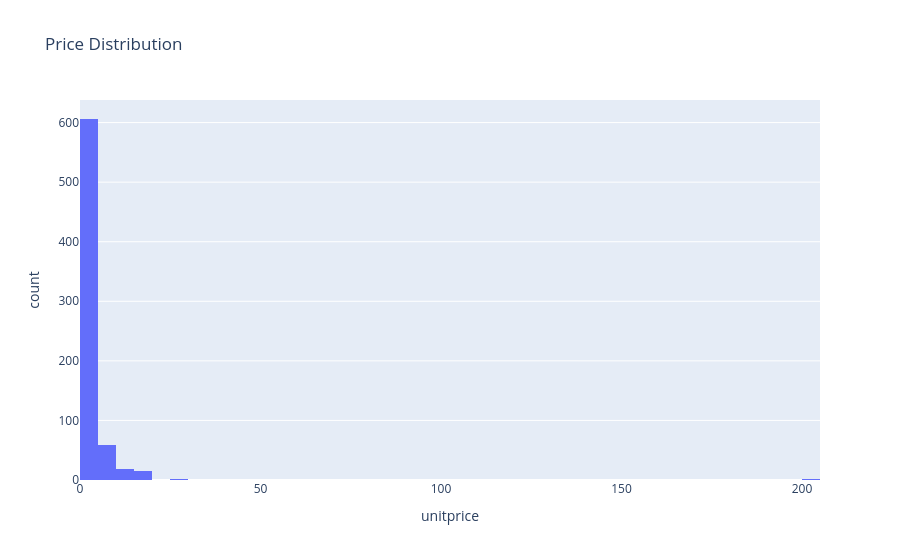

The notebook cell saved with this chart:
### Code cell
px.histogram(df, x='unitprice', nbins=50, title='Price Distribution')

### Figure 1 — Plotly figure (JSON) as saved in the notebook; plotly's stock layout.template omitted (floating-point values rounded to 4 significant figures; data arrays with more than 128 entries replaced by an {"elided": "..."} marker saying what was removed)
{"data": [{"bingroup": "x", "hovertemplate": "unitprice=%{x}<br>count=%{y}<extra></extra>", "legendgroup": "", "marker": {"color": "#636efa", "pattern": {"shape": ""}}, "name": "", "nbinsx": 50, "orientation": "v", "showlegend": false, "type": "histogram", "x": {"elided": "700 float values"}, "xaxis": "x", "yaxis": "y"}], "layout": {"barmode": "relative", "legend": {"tracegroupgap": 0}, "title": {"text": "Price Distribution"}, "xaxis": {"anchor": "y", "domain": [0, 1], "title": {"text": "unitprice"}}, "yaxis": {"anchor": "x", "domain": [0, 1], "title": {"text": "count"}}}}
